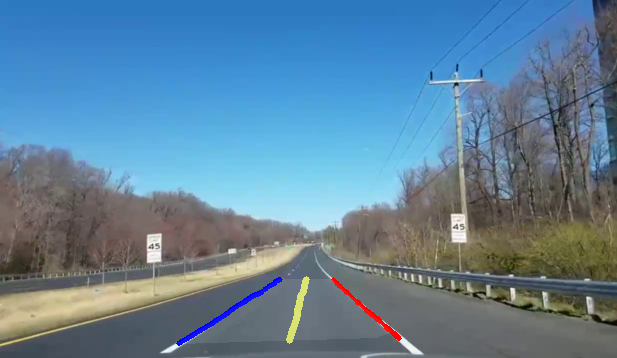
//> input picture images/3.png, 617 x 358 px, given in place of TestVideo.avi, which was not available
$ ./Main   (built with g++ and OpenCV 4)
//> lines starting //> are read from the running program, lines starting //| are printed output that depends on the picture; after the words box and inside, x2 and y2 are one past the last pixel; in counts of white or black regions, pixels touching at a corner belong together; pictures that were not available may be replaced by others from this repository, and a replacement may not be noted
#include <iostream>

#include <opencv2/opencv.hpp>

using namespace cv;
using namespace std;

#define X_warped 320
#define Y_warped 240

vector<Point2f> slidingWindow(Mat image, Rect window)
{
    vector<Point2f> points;
    const Size imgSize = image.size();
    bool shouldBreak = false;
    while (true)
    {
        float currentX = window.x + window.width * 0.5f;
        Mat roi = image(window);
        vector<Point2f> locations;
        cv::findNonZero(roi, locations);
        float avgX = 0.0f;

        for (int i = 0; i < locations.size(); ++i)
        {
            float x = locations[i].x;
            avgX += window.x + x;
        }

        avgX = locations.empty() ? currentX : avgX / locations.size();
        Point point(avgX, window.y + window.height * 0.5f);
        points.push_back(point);
        window.y -= window.height;
        if (window.y < 0)
        {
            window.y = 0;
            shouldBreak = true;
        }
        window.x += (point.x - currentX);
        if (window.x < 0)
            window.x = 0;
        if (window.x + window.width >= imgSize.width)
            window.x = imgSize.width - window.width - 1;
        if (shouldBreak)
            break;
    }
    return points;
}

int main(int argc, char **argv)
{
    const int lowThreshold = 20;
    const int ratio = 3;
    cv::VideoCapture cap;
    //std::string path = std::string(argv[1]);
    std::string path = "Videos/TestVideo.avi";
    cap.open(path);
    cv::Point2f obj_pts[4], img_pts[4];
    // [8 lines of commented-out code are left out]
    img_pts[0].x = 260;
    img_pts[0].y = 280; //B
    img_pts[1].x = 120;
    img_pts[1].y = 350; //G
    img_pts[2].x = 380;
    img_pts[2].y = 280; //R
    img_pts[3].x = 480;
    img_pts[3].y = 340; //Y
    obj_pts[0].x = 0;
    obj_pts[0].y = 0;
    obj_pts[1].x = 0;
    obj_pts[1].y = Y_warped;
    obj_pts[2].x = X_warped;
    obj_pts[2].y = 0;
    obj_pts[3].x = X_warped;
    obj_pts[3].y = Y_warped;
    int n;
    cv::Mat matrix, warped, gray, th, sum, inverted_matrix, frame, reduced_res, canny_test, mask, masked_drawed_lines, teste;
    matrix = cv::getPerspectiveTransform(img_pts, obj_pts);
    Mat invertedPerspectiveMatrix;
    invert(matrix, invertedPerspectiveMatrix);
    for (;;)
    {
        cap >> frame;
//> frame is the input picture: 358 rows x 617 cols, CV_8UC3; mean B, G, R 153.9, 130.1, 96.6
        if (frame.empty())
            break;
        std::vector<cv::Vec4i> lines;
        cv::pyrDown(frame, reduced_res);
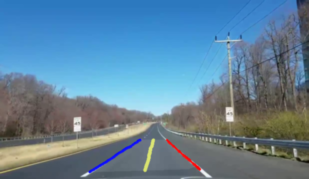
//> reduced_res: 179 rows x 309 cols, CV_8UC3; mean B, G, R 154, 130.1, 96.5

        // [4 lines of commented-out code are left out]

        cv::warpPerspective(reduced_res, warped, matrix, cv::Size(X_warped, Y_warped));
//> warped: 240 rows x 320 cols, CV_8UC3; every value is 0
        cv::cvtColor(warped, gray, cv::COLOR_RGB2GRAY);
//> gray: 240 rows x 320 cols, CV_8UC1; every value is 0
        cv::Canny(warped, canny_test, lowThreshold, lowThreshold * ratio, 3, true);
        cv::imshow("canny", canny_test);
        cv::dilate(canny_test, mask, Mat(), Point(-1, -1), 5, 1, 1);
        cv::morphologyEx(mask, mask, cv::MORPH_CLOSE, cv::getStructuringElement(cv::MORPH_RECT, cv::Size(10, 10)));
        cv::morphologyEx(mask, mask, cv::MORPH_CLOSE, cv::getStructuringElement(cv::MORPH_RECT, cv::Size(10, 10)));
        cv::morphologyEx(mask, mask, cv::MORPH_CLOSE, cv::getStructuringElement(cv::MORPH_RECT, cv::Size(10, 10)));
        cv::threshold(gray, th, 0, 255, cv::THRESH_BINARY | cv::THRESH_OTSU);
        cv::imshow("th", th);
        cv::bitwise_and(th, mask, teste);
        cv::imshow("mask", mask);
        vector<Point2f> pts = slidingWindow(teste, Rect(0, Y_warped-10, X_warped/4, 10));
//> the loop in slidingWindow, `while (true)` made 24 passes
//> point on passes 1 to 12: Point(40, 235), Point(40, 225), Point(40, 215), Point(40, 205), Point(40, 195), Point(40, 185), Point(40, 175), Point(40, 165), Point(40, 155), Point(40, 145), Point(40, 135), Point(40, 125)
//> pts = 24 Points (x, y), first 12: [40, 235], [40, 225], [40, 215], [40, 205], [40, 195], [40, 185], [40, 175], [40, 165], [40, 155], [40, 145], [40, 135], [40, 125]
        vector<Point2f> ptsE, ptsD;
        cv::perspectiveTransform(pts, ptsE, invertedPerspectiveMatrix);
//> ptsE = 24 Points (x, y), first 12: [177.9, 344.3], [189.3, 336.8], [199, 330.4], [207.5, 324.9], [214.9, 320], [221.4, 315.7], [227.2, 311.9], [232.4, 308.5], [237, 305.4], [241.3, 302.6], [245.1, 300.1], [248.6, 297.8]
        //ptsE=pts;
        vector<Point> allPts;
        vector<Point2f> outPts;
        cv::perspectiveTransform(pts, outPts, invertedPerspectiveMatrix);
//> outPts has the same summary as ptsE
        for (int i = 0; i < outPts.size() - 1; ++i)
        {
            cv::line(reduced_res, outPts[i], outPts[i + 1], Scalar(255, 0, 0), 3);
            allPts.push_back(Point(outPts[i].x, outPts[i].y));
        }
//> this loop made 23 passes
        allPts.push_back(Point(outPts[outPts.size() - 1].x, outPts[outPts.size() - 1].y));
//> allPts = 24 Points (x, y), first 12: [177, 344], [189, 336], [199, 330], [207, 324], [214, 320], [221, 315], [227, 311], [232, 308], [237, 305], [241, 302], [245, 300], [248, 297]
        Mat out;
        cv::cvtColor(teste, out, COLOR_GRAY2BGR);
        for (int i = 0; i < pts.size() - 1; ++i)
            line(out, pts[i], pts[i + 1], Scalar(255, 0, 0));
        pts = slidingWindow(teste, Rect(X_warped/2, Y_warped-10, X_warped/2, 10));
//> the loop in slidingWindow (call 2), `while (true)` made 24 passes
//> (currentX, avgX, point) on passes 1 to 12: (240, 240, Point(240, 235)), (239, 239, Point(239, 225)), (239, 239, Point(239, 215)), (239, 239, Point(239, 205)), (239, 239, Point(239, 195)), (239, 239, Point(239, 185)), (239, 239, Point(239, 175)), (239, 239, Point(239, 165)), (239, 239, Point(239, 155)), (239, 239, Point(239, 145)), (239, 239, Point(239, 135)), (239, 239, Point(239, 125))
//> pts = 24 Points (x, y), first 12: [240, 235], [239, 225], [239, 215], [239, 205], [239, 195], [239, 185], [239, 175], [239, 165], [239, 155], [239, 145], [239, 135], [239, 125]
        //ptsD=pts;
        cv::perspectiveTransform(pts, ptsD, invertedPerspectiveMatrix);
//> ptsD = 24 Points (x, y), first 12: [397.2, 338.6], [391.1, 332.2], [386.8, 326.5], [383, 321.6], [379.6, 317.3], [376.6, 313.4], [374, 310], [371.6, 306.8], [369.4, 304], [367.4, 301.5], [365.6, 299.1], [363.9, 297]
        cv::perspectiveTransform(pts, outPts, invertedPerspectiveMatrix);
//> outPts has the same summary as ptsD
        for (int i = 0; i < outPts.size() - 1; ++i)
        {
            cv::line(reduced_res, outPts[i], outPts[i + 1], Scalar(0, 0, 255), 3);
            allPts.push_back(Point(outPts[outPts.size() - i - 1].x, outPts[outPts.size() - i - 1].y));
        }
        allPts.push_back(Point(outPts[0].x - (outPts.size() - 1), outPts[0].y));
//> allPts = 48 Points (x, y), first 12: [177, 344], [189, 336], [199, 330], [207, 324], [214, 320], [221, 315], [227, 311], [232, 308], [237, 305], [241, 302], [245, 300], [248, 297]
        for (int i = 0; i < pts.size() - 1; ++i)
        {
            line(out, pts[i], pts[i + 1], Scalar(0, 0, 255));
            cv::Point2f p1((ptsD[i].x+ptsE[i].x)/2,(ptsD[i].y+ptsE[i].y)/2 ), p2((ptsD[i+1].x+ptsE[i+1].x)/2,(ptsD[i+1].y+ptsE[i+1].y)/2 );
            line(out,p1, p2 , Scalar(0, 255, 255), 5);
        }
//> this loop made 23 passes
//> (p1, p2) on passes 1 to 12: (Point(287.5, 341.5), Point(290.2, 334.5)), (Point(290.2, 334.5), Point(292.9, 328.5)), (Point(292.9, 328.5), Point(295.2, 323.2)), (Point(295.2, 323.2), Point(297.3, 318.6)), (Point(297.3, 318.6), Point(299, 314.6)), (Point(299, 314.6), Point(300.6, 310.9)), (Point(300.6, 310.9), Point(302, 307.7)), (Point(302, 307.7), Point(303.2, 304.7)), (Point(303.2, 304.7), Point(304.3, 302.1)), (Point(304.3, 302.1), Point(305.3, 299.6)), (Point(305.3, 299.6), Point(306.3, 297.4)), (Point(306.3, 297.4), Point(307.1, 295.3))
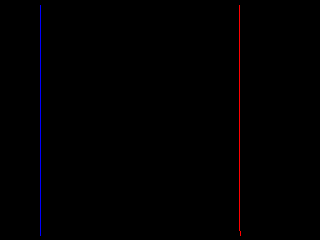
//> out: 240 rows x 320 cols, CV_8UC3; mean B, G, R 0.8, 0, 0.8
        vector<vector<Point>> arr;
        arr.push_back(allPts);
//> arr = 1 contour; box (x1, y1, x2, y2) and area: (177, 280, 392, 345) 8774
        Mat overlay = Mat::zeros(reduced_res.size(), reduced_res.type());
        cv::fillPoly(overlay, arr, Scalar(30, 30, 30));
        for (int i = 0; i < pts.size() - 1; ++i)
        {
            cv::Point2f p1((ptsD[i].x+ptsE[i].x)/2,(ptsD[i].y+ptsE[i].y)/2 ), p2((ptsD[i+1].x+ptsE[i+1].x)/2,(ptsD[i+1].y+ptsE[i+1].y)/2 );
            line(overlay,p1, p2 , Scalar(0, 255, 255), 5);
        }
//> overlay: 179 rows x 309 cols, CV_8UC3; every value is 0
        cv::imshow("orig", reduced_res);
        cv::addWeighted(reduced_res, 1, overlay, 0.5, 0, reduced_res); //Overlay it
        cv::imshow("Preprocess", out);
        cv::imshow("src", reduced_res);
        cv::imshow("WarpedPerspective", gray);
        if (cv::waitKey(33) >= 0)
//> the Esc key is pressed
            break;
    }
    return 0;
}

$ run again, on images/input_frame.png
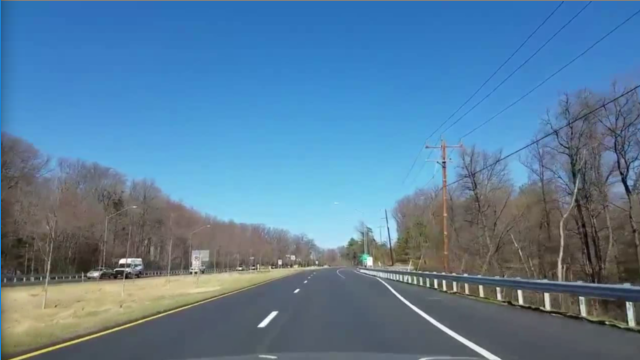
//> input picture images/input_frame.png, 640 x 360 px, given in place of TestVideo.avi, which was not available
//> frame is the input picture: 360 rows x 640 cols, CV_8UC3; mean B, G, R 155, 126.1, 90
//> `cv::pyrDown(frame, reduced_res);`:
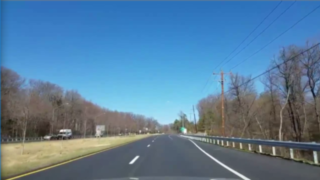
//> reduced_res: 180 rows x 320 cols, CV_8UC3; mean B, G, R 155.1, 126.1, 89.9
//> warped: 240 rows x 320 cols, CV_8UC3; every value is 0
//> gray: 240 rows x 320 cols, CV_8UC1; every value is 0
//> the loop in slidingWindow, `while (true)` made 24 passes
//> point on passes 1 to 8: Point(40, 235), Point(40, 225), Point(40, 215), Point(40, 205), Point(40, 195), Point(40, 185), Point(40, 175), Point(40, 165)
//> `vector<Point2f> pts = slidingWindow(teste, Rect(0, Y_warped-10, X_warp..`: pts = 24 Points (x, y), first 12: [40, 235], [40, 225], [40, 215], [40, 205], [40, 195], [40, 185], [40, 175], [40, 165], [40, 155], [40, 145], [40, 135], [40, 125]
//> ptsE = 24 Points (x, y), first 12: [177.9, 344.3], [189.3, 336.8], [199, 330.4], [207.5, 324.9], [214.9, 320], [221.4, 315.7], [227.2, 311.9], [232.4, 308.5], [237, 305.4], [241.3, 302.6], [245.1, 300.1], [248.6, 297.8]
//> `cv::perspectiveTransform(pts, outPts, invertedPerspectiveMatrix);`: outPts has the same summary as ptsE
//> the loop `for (int i = 0; i < outPts.size() - 1; ++i)` made 23 passes
//> `allPts.push_back(Point(outPts[outPts.size() - 1].x, outPts[outPts.size..`: allPts = 24 Points (x, y), first 12: [177, 344], [189, 336], [199, 330], [207, 324], [214, 320], [221, 315], [227, 311], [232, 308], [237, 305], [241, 302], [245, 300], [248, 297]
//> the loop `for (int i = 0; i < pts.size() - 1; ++i)` made 23 passes
//> the loop in slidingWindow (call 2), `while (true)` made 24 passes
//> (currentX, avgX, point) on passes 1 to 8: (240, 240, Point(240, 235)), (239, 239, Point(239, 225)), (239, 239, Point(239, 215)), (239, 239, Point(239, 205)), (239, 239, Point(239, 195)), (239, 239, Point(239, 185)), (239, 239, Point(239, 175)), (239, 239, Point(239, 165))
//> `pts = slidingWindow(teste, Rect(X_warped/2, Y_warped-10, X_warped/2, 1..`: pts = 24 Points (x, y), first 12: [240, 235], [239, 225], [239, 215], [239, 205], [239, 195], [239, 185], [239, 175], [239, 165], [239, 155], [239, 145], [239, 135], [239, 125]
//> ptsD = 24 Points (x, y), first 12: [397.2, 338.6], [391.1, 332.2], [386.8, 326.5], [383, 321.6], [379.6, 317.3], [376.6, 313.4], [374, 310], [371.6, 306.8], [369.4, 304], [367.4, 301.5], [365.6, 299.1], [363.9, 297]
//> `cv::perspectiveTransform(pts, outPts, invertedPerspectiveMatrix);`: outPts has the same summary as ptsD
//> `allPts.push_back(Point(outPts[0].x - (outPts.size() - 1), outPts[0].y));`: allPts = 48 Points (x, y), first 12: [177, 344], [189, 336], [199, 330], [207, 324], [214, 320], [221, 315], [227, 311], [232, 308], [237, 305], [241, 302], [245, 300], [248, 297]
//> the loop `for (int i = 0; i < pts.size() - 1; ++i)` made 23 passes
//> (p1, p2) on passes 1 to 8: (Point(287.5, 341.5), Point(290.2, 334.5)), (Point(290.2, 334.5), Point(292.9, 328.5)), (Point(292.9, 328.5), Point(295.2, 323.2)), (Point(295.2, 323.2), Point(297.3, 318.6)), (Point(297.3, 318.6), Point(299, 314.6)), (Point(299, 314.6), Point(300.6, 310.9)), (Point(300.6, 310.9), Point(302, 307.7)), (Point(302, 307.7), Point(303.2, 304.7))
//> arr = 1 contour; box (x1, y1, x2, y2) and area: (177, 280, 392, 345) 8774
